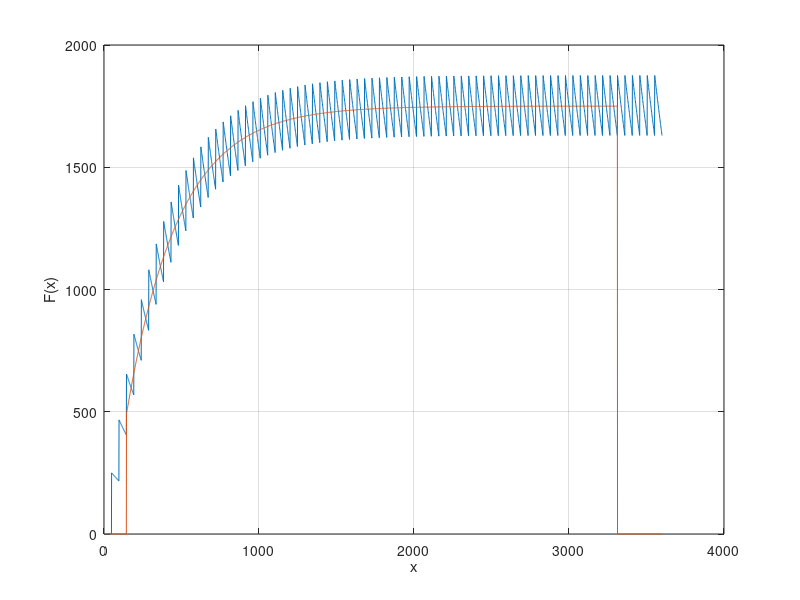

Reproduce this figure in MATLAB.
clc;
clear all;
close all;

Dose = 250;
Intervalo_Adm_h = 2*24;
Meia_Vida_h  = 7*24;

TempoDeTeste_h = (150)*24;

x = linspace(1 , TempoDeTeste_h , TempoDeTeste_h);

Concentracao = zeros(1,TempoDeTeste_h);
cont = 0;
for Hora = 1:(TempoDeTeste_h-1)
    Concentracao(Hora+1) = Concentracao(Hora) - ((Concentracao(Hora)/Meia_Vida_h)/2);
    
    cont++;
    if cont == Intervalo_Adm_h
        cont = 0;
        Concentracao(Hora+1) += Dose;
    endif
endfor


horasmedia = 12*24;
MediaMovel = zeros(1,TempoDeTeste_h);
for j = 1+(horasmedia/2):(TempoDeTeste_h-horasmedia)
    MediaMovel(j) = (sum(Concentracao(j-(horasmedia/2):j+(horasmedia/2))))/(horasmedia+1);
endfor


figure(1);
plot(x,Concentracao(x),MediaMovel(x));
grid on;
xlabel('x');
ylabel('F(x)');

Taxa_IntervaloMeiavida = Intervalo_Adm_h/Meia_Vida_h;
Taxa_DoseConcentracaoFinal = MediaMovel(length(Concentracao)-horasmedia)/Dose;

disp(Taxa_IntervaloMeiavida);
disp(Taxa_DoseConcentracaoFinal);



